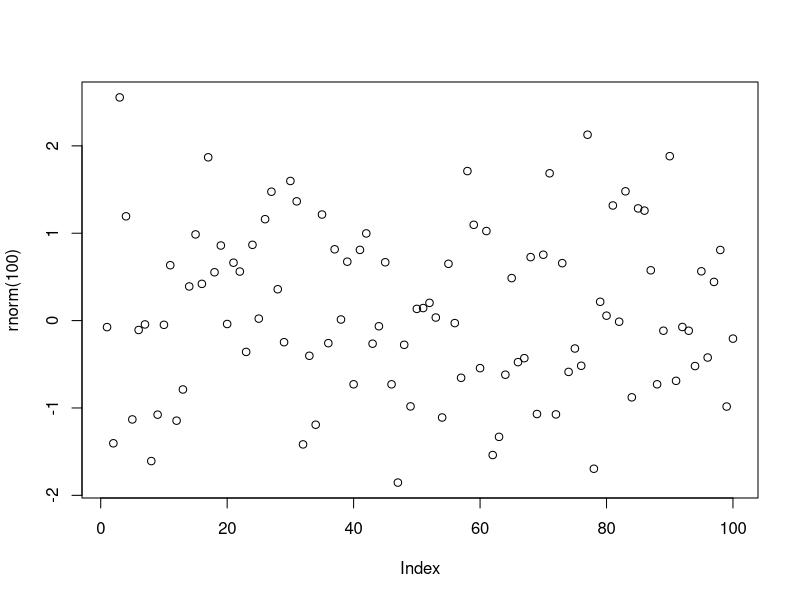

R code for this plot:
## ---- chunk 1
knitr::opts_chunk$set(
  collapse = TRUE,
  comment = "#>",
  fig.path = "man/figures/README-",
  out.width = "100%"
)
## ---- chunk 2
plot(rnorm(100))
